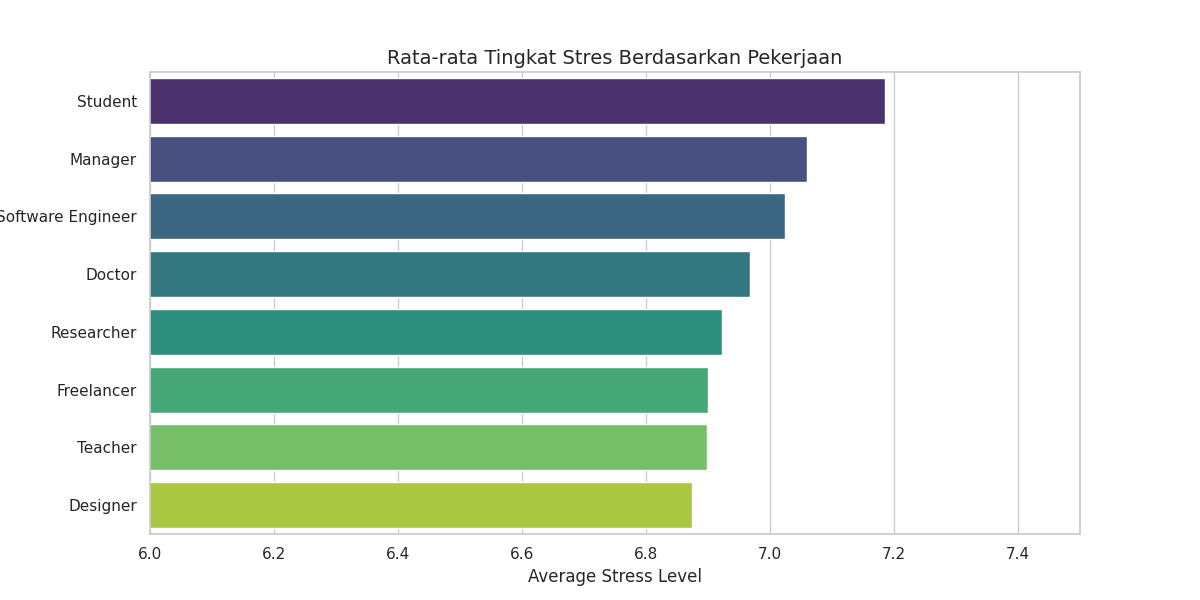

The script that drew this image:
import pandas as pd
import seaborn as sns
import matplotlib.pyplot as plt

# 1. Menyiapkan data berdasarkan temuan dalam grafik
data = {
    'Pekerjaan': [
        'Student', 'Manager', 'Software Engineer', 'Doctor', 
        'Researcher', 'Freelancer', 'Teacher', 'Designer'
    ],
    'Rata-rata Tingkat Stres': [7.18, 7.06, 7.02, 6.97, 6.92, 6.90, 6.90, 6.87]
}

df = pd.DataFrame(data)

# 2. Mengatur gaya visualisasi
sns.set_theme(style="whitegrid")
plt.figure(figsize=(12, 6))

# 3. Membuat Horizontal Bar Plot
# Menggunakan palet 'viridis' untuk gradasi warna yang serupa dengan gambar
plot = sns.barplot(
    x='Rata-rata Tingkat Stres', 
    y='Pekerjaan', 
    data=df, 
    palette='viridis'
)

# 4. Kustomisasi Grafik
plt.title('Rata-rata Tingkat Stres Berdasarkan Pekerjaan', fontsize=14, pad=15)
plt.xlabel('Average Stress Level', fontsize=12)
plt.ylabel('', fontsize=12) # Menghapus label Y agar lebih bersih

# Mengatur rentang sumbu X agar perbedaan terlihat jelas (sesuai gambar: 6.0 - 7.5)
plt.xlim(6.0, 7.5)

# Menampilkan grid hanya pada sumbu X
plt.grid(axis='x', linestyle='--', alpha=0.7)

# 5. Menampilkan hasil
plt.tight_layout()
plt.show()
